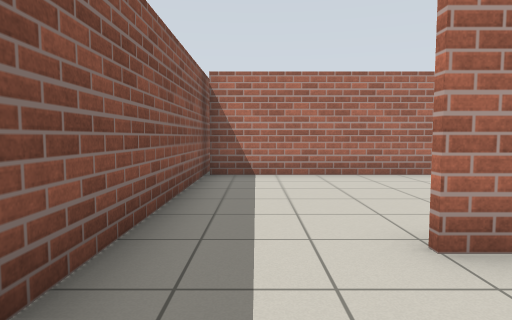
[1] (above)

17 first-person views from a walk through a Gazebo world. The camera is 0.94 m above the floor, tilts 4° down and sees 75° across. The floor is counted in squares, 1 m on a side. Each view is taken from the middle of a square. On the plan, view 1 faces up. The plan holds only what a view shows up to about 12 squares ahead; the rest is blank.

[2]
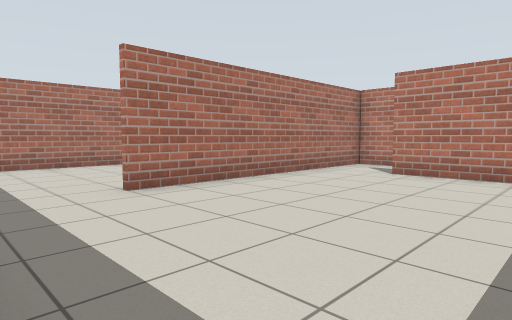

[3]
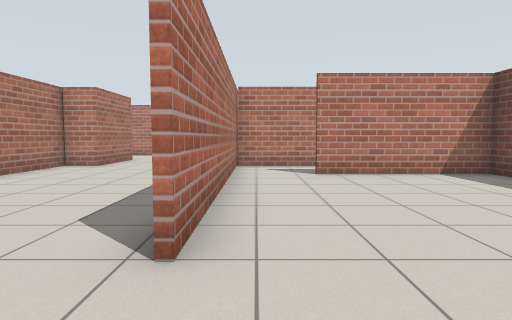

[4]
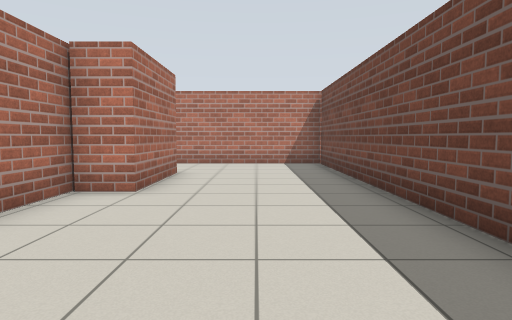

[5]
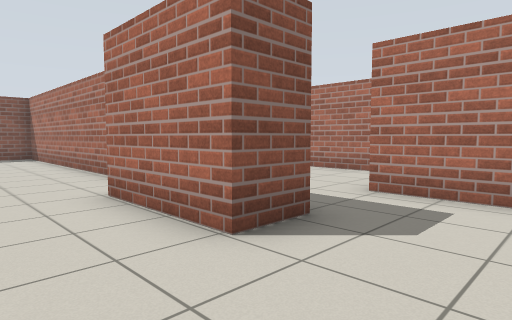

[6]
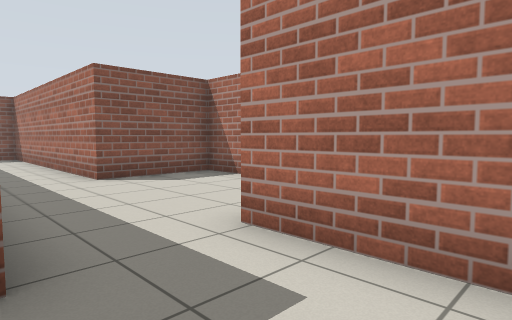

[7]
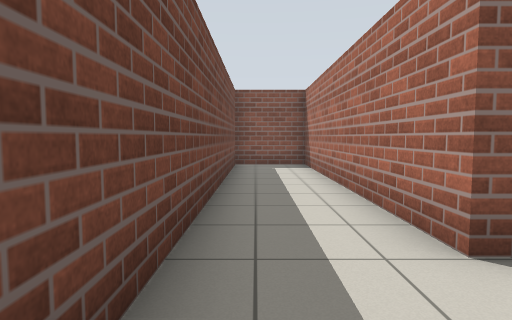

[8]
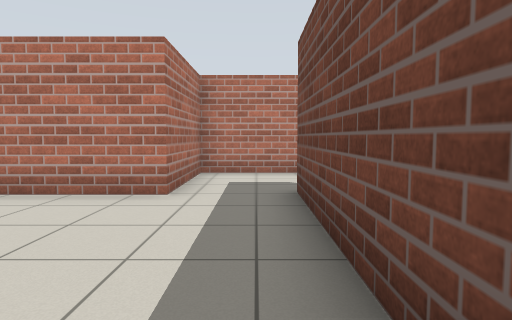

[9]
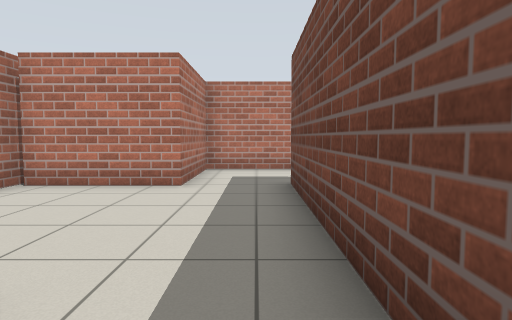

[10]
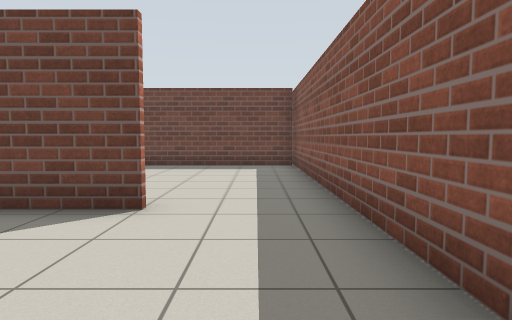

[11]
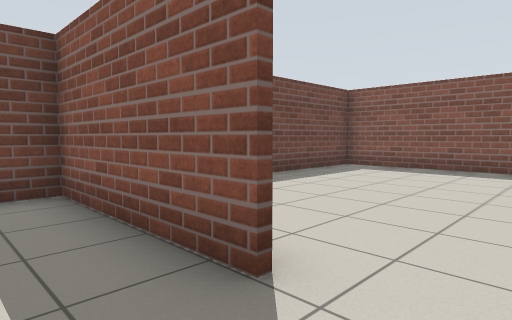

[12]
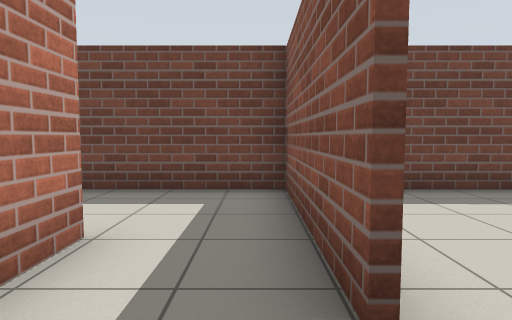

[13]
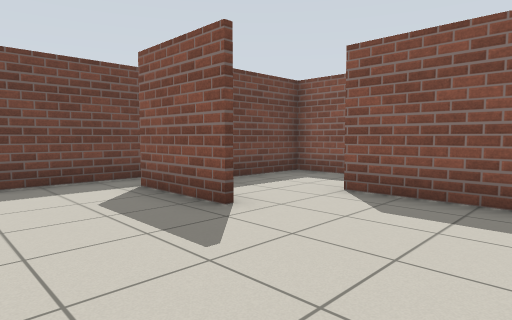

[14]
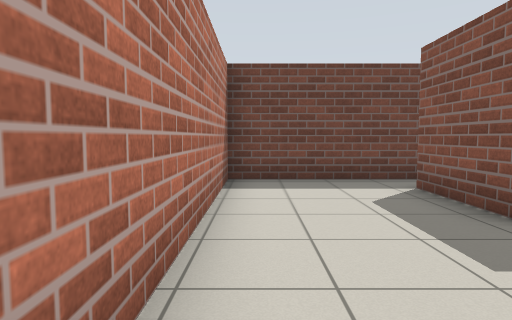

[15]
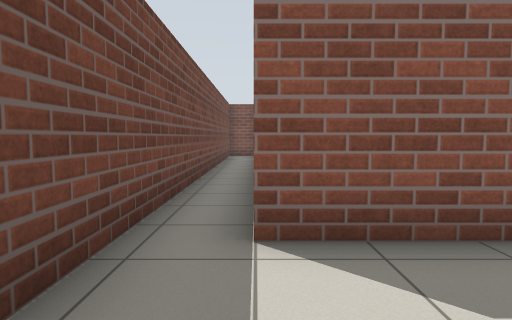

[16]
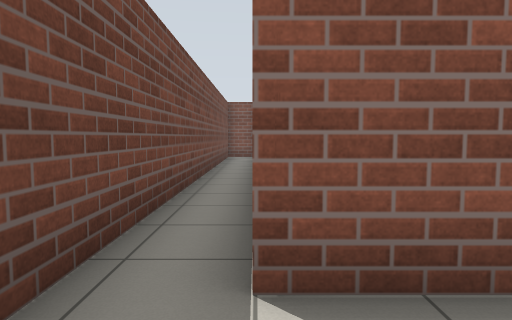

[17]
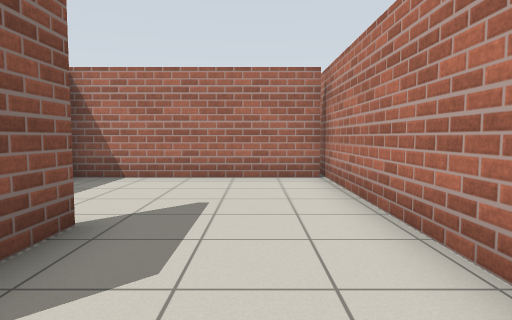

### Floor plan
Points are (right, up) in squares from view 1. A wall is a line through its corners. A room is listed if a view was taken in it or the views show most of it. See-through windows are left out.
Room 1 (views 1, 2, 3, 4, 5, 6, 10)
walls: (6.7, 2.8) (15.5, 2.8); (6.6, 2.6) (1.4, 2.6); (1.4, 2.8) (3.4, 2.8); (9.9, 8.2) (-1.1, 8.2); (11.6, 8.3) (12.6, 8.3) (12.6, 7.1) (9.6, 7.1) (9.6, 8.1); (-1.3, 7.9) (-1.3, -4.8); (15.6, 2.9) (15.6, 10.4) (12.3, 10.4); (-1.3, -3.8) (7.3, -3.9) (7.3, 0.5)
ways out: opening at (11.3, 10) to room 2; opening at (7, 1.5) to room 3
Room 2 (views 7, 8, 9)
walls: (12.3, 10.4) (12.3, 13.5); (12.8, 13.6) (7.5, 13.6) (7.5, 10.7) (-1.3, 10.7) (-1.3, 7.9); (-1.1, 8.3) (11.6, 8.3)
ways out: opening at (11.3, 10) to room 1
Room 3 (views 11, 12)
walls: (7.5, 0.5) (7.5, -1.5); (9.6, -1.1) (9.6, 2.6); (10.1, 2.6) (6.6, 2.6)
ways out: opening at (7, 1.5) to room 1; opening at (8.5, -0.5) to room 5
Room 4 (views 13, 14, 15, 16, 17)
walls: (12.1, -1.5) (12.1, -4.1); (9.4, -3.9) (11.1, -3.9); (9.7, 1.4) (9.7, -1.1); (15.5, 2.6) (10.1, 2.6); (1.9, -5.3) (15.6, -5.3) (15.6, 2.9)
ways out: opening at (10, -2.5) to room 5
Room 5 (no view inside)
walls: (7.5, -1.5) (7.5, -3.9) (9.4, -3.9)
ways out: opening at (8.5, -0.5) to room 3; opening at (10, -2.5) to room 4

Where each view was taken, in squares from view 1:
view 1: 0 up, 0 right, facing up
view 2: 3 down, 1 left, facing up-right
view 3: 2 up, 1 left, facing right
view 4: 5 up, 4 right, facing right
view 5: 5 up, 15 right, facing up-left
view 6: 8 up, 15 right, facing up-left
view 7: 9 up, 10 right, facing left
view 8: 9 up, 7 right, facing right
view 9: 9 up, 6 right, facing right
view 10: 7 up, 0 right, facing down
view 11: 2 up, 9 right, facing down-left
view 12: 2 up, 8 right, facing down
view 13: 2 up, 15 right, facing down-left
view 14: 2 up, 15 right, facing down
view 15: 4 down, 15 right, facing left
view 16: 4 down, 14 right, facing left
view 17: 5 down, 14 right, facing up
